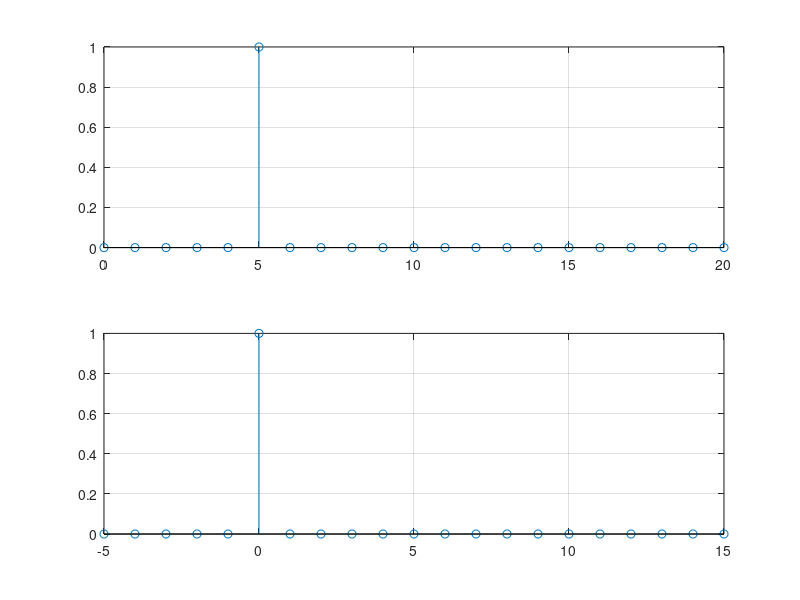
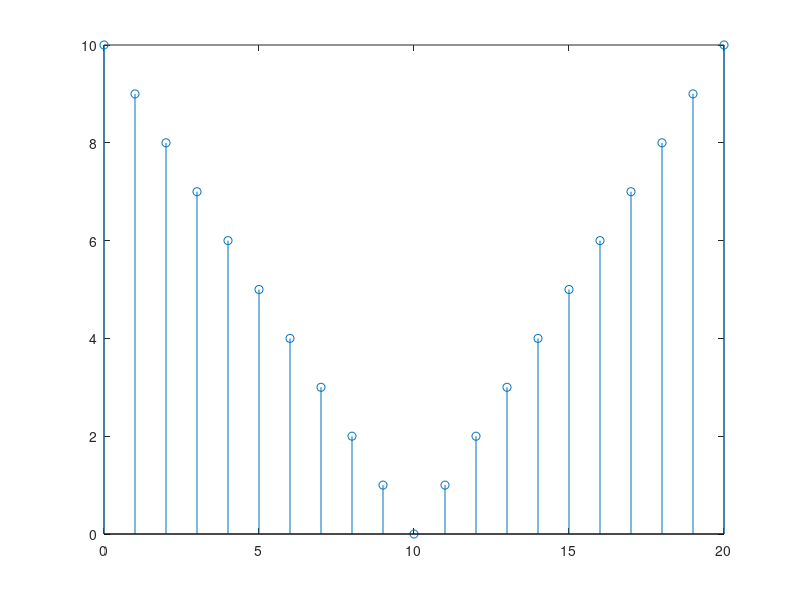
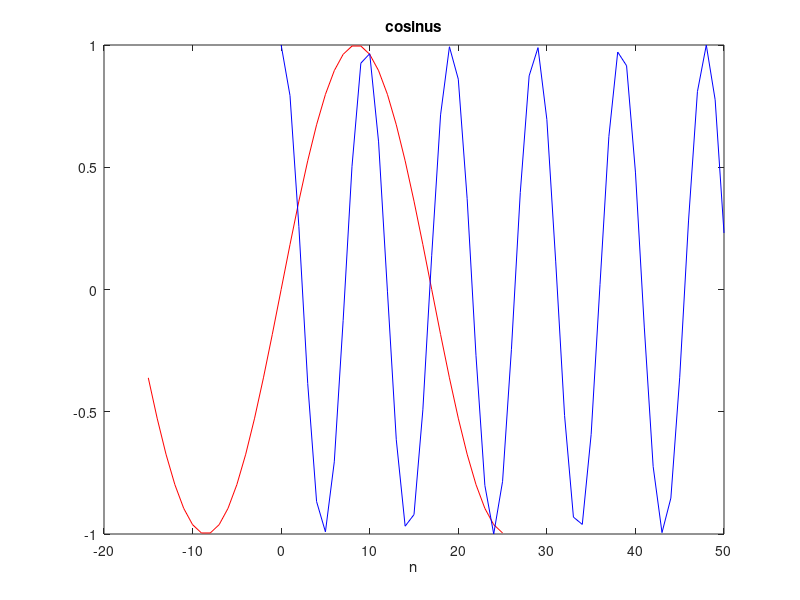
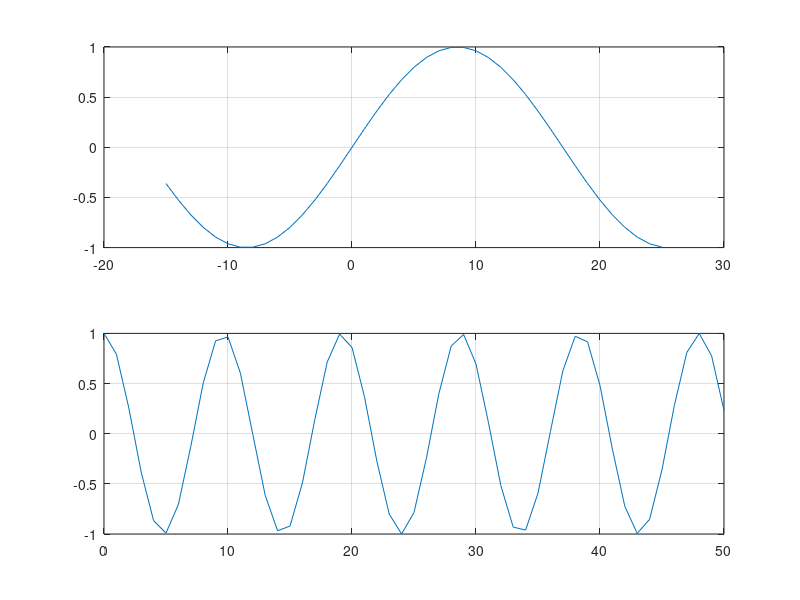

MATLAB code for these plots, in order:
close all;
clear all;
clc;
z = [0,0,0,0,0,1,0,0,0,0,0,0,0,0,0,0,0,0,0,0,0];   %definit vectorul z de 21 de elemente
n=0:20;      %definim vectorul de 20 de elemente de la 0 la 20 din 1 in 1
m=-5:15;    %definim vectorul de 20 elemente de la -5 la 15 din 1 in 1

figure(1)
subplot(2,1,1),stem(n,z),grid       %reprezentam vectorul z in functie de n
subplot(2,1,2),stem(m,z),grid       %reprezentam vectorul z in functie de m

t= abs(10-n);         
figure(2)
stem(n,t) %reprezentam t in functie de n

n1=-15:25;
x1 = sin (pi*n1/17);

n2=0:50;
x2 = cos(pi*n2/sqrt(23));

figure(3)

plot(n1,x1,'r'),grid,title('sinus'),xlabel('n'), grid  %reprezentam x1 in functie de n1
hold on
plot(n2,x2,'b'),grid,title('cosinus'),xlabel('n') , grid %reprezentam x2 in functie de n2, pe acelasi grafic ca x1
hold off


figure(4)
subplot(2,1,1),plot(n1,x1),grid  %reprezentam x1 in functie de n1
subplot(2,1,2),plot(n2,x2),grid   %reprezentam x2 in functie de n2, pe acelasi grafic ca x1, pe grafice diferite, in aceeasi figura